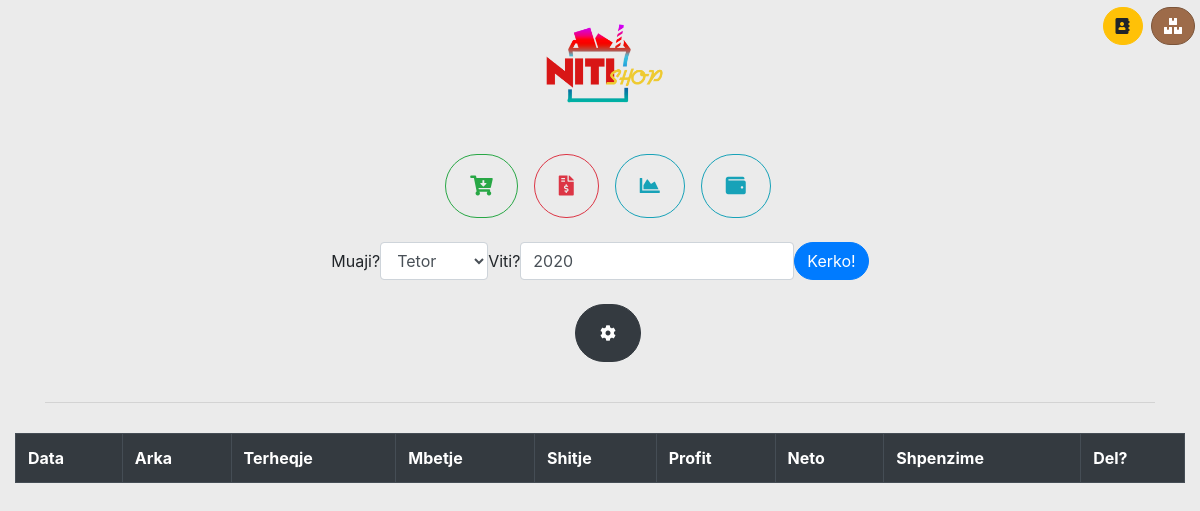
Before: / with the older database file.
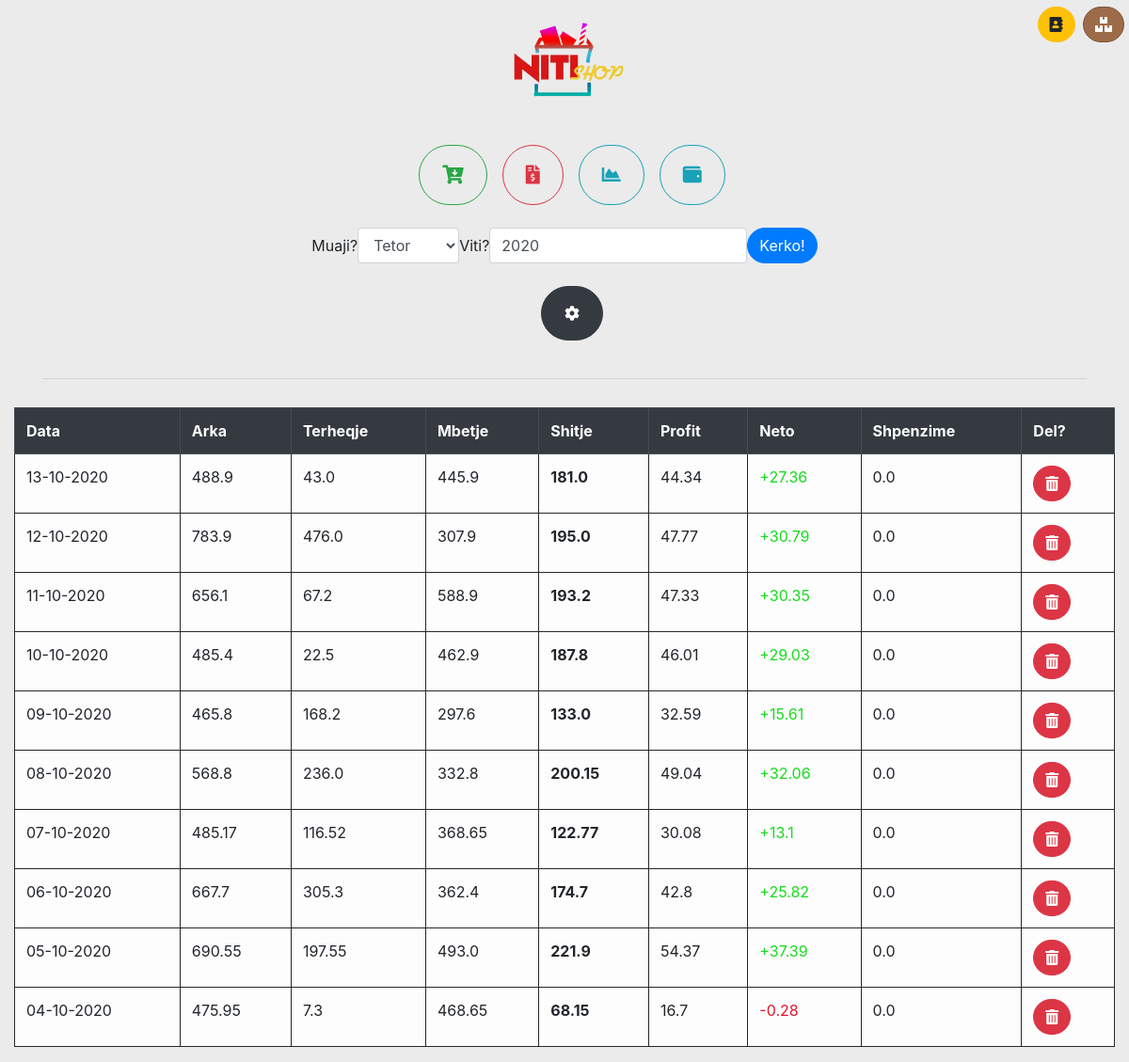
After: the same page with the newer database file.
### nitishop/models.py (models this page shows, shortened)
class Results(models.Model):
    date = models.DateField()
    cashbox = models.FloatField(max_length=40)
    withdraw = models.FloatField(max_length=40)
    remain = models.FloatField(max_length=40)
    sale = models.FloatField(max_length=40)
    profit = models.FloatField(max_length=40)
    neto = models.FloatField(max_length=40)
    expense = models.FloatField(max_length=40)

### nitishop/views.py (the view)
# urls.py: path('', index, name='index'),
def index(request):
    if request.method == "POST":
        form = DateForm(request.POST)
        if form.is_valid():
            cleanse = form.cleaned_data
            return redirect('show_data', year=cleanse['this_year'], month=cleanse['this_month'])
    else:
        form = DateForm()
        results = Results.objects.order_by('-date')[:10]
        return render(request, 'index.html', {'data': results, 'form': form})

### nitishop/forms.py
class DateForm(forms.Form):
    month_choices = [
        (1, 'Janar'),
        (2, 'Shkurt'),
        (3, 'Mars'),
        (4, 'Prill'),
        (5, 'Maj'),
        (6, 'Qershor'),
        (7, 'Korrik'),
        (8, 'Gusht'),
        (9, 'Shtator'),
        (10, 'Tetor'),
        (11, 'Nentor'),
        (12, 'Dhjetor'),
    ]
    this_month = forms.IntegerField(label='Muaji?',
                                    widget=forms.Select(choices=month_choices, attrs={'class': 'form-control'}), initial=today.month)
    this_year = forms.IntegerField(label='Viti?', initial=today.year,
                                   widget=forms.NumberInput(attrs={'class': 'form-control'}))

### templates/index.html (shortened to what this page needs)
{% extends 'base.html' %}
{% block content %}
    <div class="justify-content-center mx-auto text-center">
    <div class="text-center row mx-0 justify-content-center">
    <a href="{% url 'add_data' %}"><button type="button" class="btn btn-lg btn-outline-success py-3 px-4 ml-3 mb-4"><i class="fas fa-cart-arrow-down"></i></button></a>
    <a href="{% url 'expense' %}"><button type="button" class="btn btn-lg btn-outline-danger py-3 px-4 ml-3 mb-4"><i class="fas fa-file-invoice-dollar"></i></button></a>
    <a href="{% url 'statistics_page' %}"><button type="button" class="btn btn-lg btn-outline-info py-3 px-4 ml-3 mb-4"><i class="fas fa-chart-area"></i></button></a>
    <a href="{% url 'total' %}"><button type="button" class="btn btn-lg btn-outline-info py-3 px-4 ml-3 mb-4"><i class="fas fa-wallet"></i></button></a>
    </div>
    </div>
    <div class="row justify-content-center text-center">
    <div class="justify-content-center text-center">
    <form method="post" class="form-inline justify-content-center">
        <div class="form-group">
        {{ form }}
        </div>
    <button type="submit" class="btn btn-primary">Kerko!</button>
    </form>
    </div>
    </div>
<br>
    <div class="justify-content-center mx-auto text-center">
    <div class="text-center row mx-0 justify-content-center">
        <a href="{% url 'settings_page' %}"><button type="button" class="btn btn-md btn-dark py-3 px-4 ml-3 mb-4"><i class="fas fa-cog"></i></button></a>
    </div>
    </div>
    <hr>
{% endblock %}
{% block table %}
    <div class="table-responsive">
    <table class="table table-bordered table-light table-hover">
    <thead class="thead-dark">
    <tr>
        <th>Data</th>
        <th>Arka</th>
        <th>Terheqje</th>
        <th>Mbetje</th>
        <th>Shitje</th>
        <th>Profit</th>
        <th>Neto</th>
        <th>Shpenzime</th>
        <th>Del?</th>
    </tr>
    </thead>
    {% for i in data %}
    <tr>
    <td>{{ i.date|date:'d-m-Y' }}</td>
    <td>{{ i.cashbox }}</td>
    <td>{{ i.withdraw }}</td>
    <td>{{ i.remain }}</td>
    <td><b>{{ i.sale }}</b></td>
    <td>{{ i.profit }}</td>
     {% if i.neto > 0 %}
    <td style="color: #16dd1c">+{{ i.neto }}</td>
      {% else %}
    <td style="color: #dd152d">{{ i.neto }}</td>
        {% endif %}
    <td>{{ i.expense }}</td>
    <td><a href="{% url 'delete' o_id=i.pk %}"><button class="btn btn-danger"><i class="fas fa-trash-alt"></i></button> </a> </td>
    </tr>
    {% endfor %}
    </table>
    </div>
{% endblock %}

### templates/base.html (shortened to what this page needs)
{% load static %}
<!DOCTYPE html>
<html lang="sq">
<head>
    <link rel="stylesheet" href="https://stackpath.bootstrapcdn.com/bootstrap/4.4.1/css/bootstrap.min.css">
    <link rel="stylesheet" href="https://use.fontawesome.com/releases/v5.7.0/css/all.css">
</head>
<body>
<a href="{% url 'index' %}"><img src="{{ MEDIA_URL }}logo.png" class="mb-5 mx-auto img-responsive d-block mt-4" width="135" alt="nitishop-logo"></a>
<div style="position: absolute; top: 7px; right: 5px">
    <a href="{% url 'suppliers' %}"><button class="btn btn-warning btn-md"><i class="fas fa-address-book"></i></button></a>
    <a href="{% url 'storage' %}"><button class="btn btn-info btn-md ml-1" style="background-color: #9d6b49; border-color: #7b5439"><i class="fas fa-boxes"></i></button></a>
    </div>
<div class="container">
{% block content %}
{% endblock %}
</div>
<div class="container-fluid" style="margin-top: 30px">
{% block table %}
{% endblock %}
</div>
</body>
</html>

### templates/base.html (style rules this page uses)
body { padding: 0; margin: 0; background: #ebebeb; }
* { box-sizing: border-box; }
body { margin: 0; line-height: 1.5; }
.table-bordered > tbody > tr > td, .table-bordered > tbody > tr > th, .table-bordered > tfoot > tr > td, .table-bordered > tfoot > tr > th, .table-bordered > thead > tr > td, .table-bordered > thead > tr > th { border: 1px solid #272727; }
.btn { border-radius: 40px; }

Changed rows visible on the page:
added Results: date "13-10-2020", cashbox "488.9", withdraw "43.0", remain "445.9", sale "181.0", profit "44.34", neto "27.36", expense "0.0"
added Results: date "12-10-2020", cashbox "783.9", withdraw "476.0", remain "307.9", sale "195.0", profit "47.77", neto "30.79", expense "0.0"
added Results: date "11-10-2020", cashbox "656.1", withdraw "67.2", remain "588.9", sale "193.2", profit "47.33", neto "30.35", expense "0.0"
added Results: date "10-10-2020", cashbox "485.4", withdraw "22.5", remain "462.9", sale "187.8", profit "46.01", neto "29.03", expense "0.0"
added Results: date "09-10-2020", cashbox "465.8", withdraw "168.2", remain "297.6", sale "133.0", profit "32.59", neto "15.61", expense "0.0"
added Results: date "08-10-2020", cashbox "568.8", withdraw "236.0", remain "332.8", sale "200.15", profit "49.04", neto "32.06", expense "0.0"
added Results: date "07-10-2020", cashbox "485.17", withdraw "116.52", remain "368.65", sale "122.77", profit "30.08", neto "13.1", expense "0.0"
added Results: date "06-10-2020", cashbox "667.7", withdraw "305.3", remain "362.4", sale "174.7", profit "42.8", neto "25.82", expense "0.0"
added Results: date "05-10-2020", cashbox "690.55", withdraw "197.55", remain "493.0", sale "221.9", profit "54.37", neto "37.39", expense "0.0"
added Results: date "04-10-2020", cashbox "475.95", withdraw "7.3", remain "468.65", sale "68.15", profit "16.7", neto "-0.28", expense "0.0"
